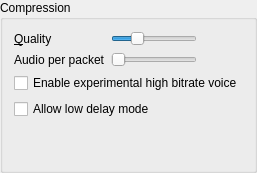
    <widget class="QGroupBox" name="qgbCompression">
     <property name="title">
      <string>Compression</string>
     </property>
     <layout class="QGridLayout">
      <item row="1" column="0">
       <widget class="QLabel" name="qliFrames">
        <property name="text">
         <string>Audio per packet</string>
        </property>
        <property name="buddy">
         <cstring>qsFrames</cstring>
        </property>
       </widget>
      </item>
      <item row="1" column="1">
       <widget class="SemanticSlider" name="qsFrames">
        <property name="toolTip">
         <string>How many audio frames to send per packet</string>
        </property>
        <property name="whatsThis">
         <string>&lt;b&gt;This selects how many audio frames should be put in one packet.&lt;/b&gt;&lt;br /&gt;Increasing this will increase the latency of your voice, but will also reduce bandwidth requirements.</string>
        </property>
        <property name="accessibleName">
         <string>Audio per packet</string>
        </property>
        <property name="accessibleDescription">
         <string>This sets how much speech is packed into a single network package</string>
        </property>
        <property name="minimum">
         <number>1</number>
        </property>
        <property name="maximum">
         <number>6</number>
        </property>
        <property name="pageStep">
         <number>1</number>
        </property>
        <property name="orientation">
         <enum>Qt::Horizontal</enum>
        </property>
       </widget>
      </item>
      <item row="0" column="2">
       <widget class="QLabel" name="qlQuality">
        <property name="minimumSize">
         <size>
          <width>30</width>
          <height>0</height>
         </size>
        </property>
        <property name="text">
         <string/>
        </property>
       </widget>
      </item>
      <item row="1" column="2">
       <widget class="QLabel" name="qlFrames">
        <property name="minimumSize">
         <size>
          <width>40</width>
          <height>0</height>
         </size>
        </property>
        <property name="text">
         <string/>
        </property>
       </widget>
      </item>
      <item row="0" column="1">
       <widget class="SemanticSlider" name="qsQuality">
        <property name="toolTip">
         <string>Quality of compression (peak bandwidth)</string>
        </property>
        <property name="whatsThis">
         <string>&lt;b&gt;This sets the quality of compression.&lt;/b&gt;&lt;br /&gt;This determines how much bandwidth Mumble is allowed to use for outgoing audio.</string>
        </property>
        <property name="accessibleName">
         <string>Audio compression quality</string>
        </property>
        <property name="accessibleDescription">
         <string>This sets the target compression bitrate</string>
        </property>
        <property name="minimum">
         <number>8000</number>
        </property>
        <property name="maximum">
         <number>192000</number>
        </property>
        <property name="singleStep">
         <number>1000</number>
        </property>
        <property name="pageStep">
         <number>5000</number>
        </property>
        <property name="value">
         <number>32000</number>
        </property>
        <property name="orientation">
         <enum>Qt::Horizontal</enum>
        </property>
       </widget>
      </item>
      <item row="4" column="0" colspan="3">
       <widget class="QLabel" name="qlBitrate">
        <property name="font">
         <font>
          <italic>true</italic>
         </font>
        </property>
        <property name="toolTip">
         <string>Maximum bandwidth used for sending audio</string>
        </property>
        <property name="whatsThis">
         <string>&lt;b&gt;This shows peak outgoing bandwidth used.&lt;/b&gt;&lt;br /&gt;This shows the peak amount of bandwidth sent out from your machine. Audio bitrate is the maximum bitrate for the audio data alone. Position is the bitrate used for positional information. Overhead is our framing and the IP packet headers (IP and UDP is 75% of this overhead).</string>
        </property>
        <property name="text">
         <string/>
        </property>
        <property name="alignment">
         <set>Qt::AlignCenter</set>
        </property>
       </widget>
      </item>
      <item row="5" column="0" colspan="3">
       <widget class="QLabel" name="qlExperimentalHighBitrateWarning">
        <property name="visible">
         <bool>false</bool>
        </property>
        <property name="wordWrap">
         <bool>true</bool>
        </property>
        <property name="text">
         <string/>
        </property>
       </widget>
      </item>
      <item row="0" column="0">
       <widget class="QLabel" name="qliQuality">
        <property name="text">
         <string>&amp;Quality</string>
        </property>
        <property name="buddy">
         <cstring>qsQuality</cstring>
        </property>
       </widget>
      </item>
      <item row="2" column="0" colspan="3">
       <widget class="QCheckBox" name="qcbExperimentalHighBitrate">
        <property name="toolTip">
         <string>Allow custom voice bitrate above 192 kb/s, up to the current Opus packet-size and server-bandwidth limits.</string>
        </property>
        <property name="whatsThis">
         <string>&lt;b&gt;Enable experimental high bitrate&lt;/b&gt;&lt;br /&gt;This unlocks custom voice bitrate above 192 kbit/s in the advanced audio input settings. The actual limit is still clamped by packet duration, Opus packet size and the connected server's maximum bandwidth.</string>
        </property>
        <property name="text">
         <string>Enable experimental high bitrate voice</string>
        </property>
       </widget>
      </item>
      <item row="3" column="0" colspan="2">
       <widget class="QCheckBox" name="qcbAllowLowDelay">
        <property name="toolTip">
         <string>Enable Opus' low-delay mode when the quality is set to &lt;b&gt;64 kb/s&lt;/b&gt; or higher. </string>
        </property>
        <property name="whatsThis">
         <string>If checked, Mumble will enable Opus' low-delay mode when the quality is set to &lt;b&gt;64 kbit/s&lt;/b&gt; or higher. Low-delay mode decreases latency by &lt;b&gt;~15 milliseconds&lt;/b&gt; in the round trip. This mode may require an higher bitrate to preserve the same quality, in comparison with the music and VOIP modes.</string>
        </property>
        <property name="text">
         <string>Allow low delay mode</string>
        </property>
       </widget>
      </item>
     </layout>
    </widget>
